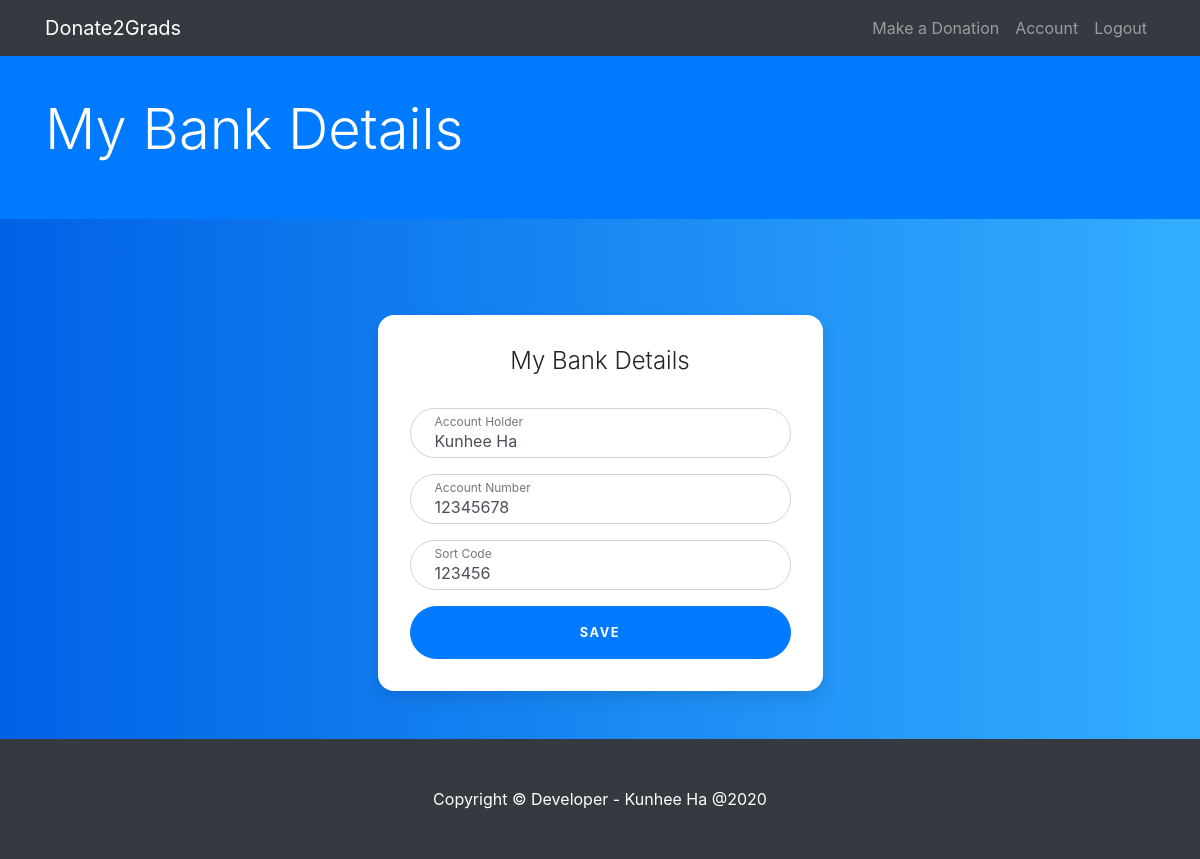
Page /bankdetails (signed in) on the earlier database version.
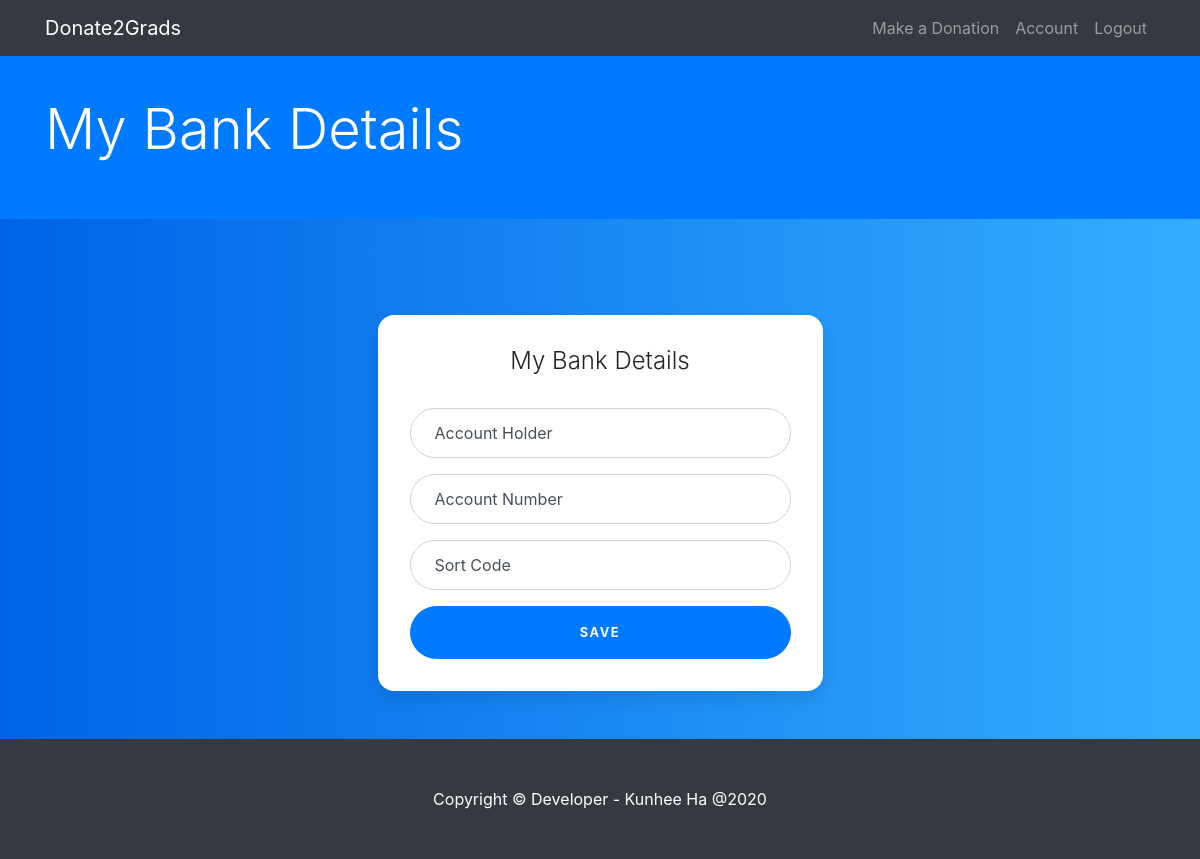
Same page on the later database version.
### donationsite/models.py (models this page shows, shortened)
class Bankdetails(db.Model):
    __tablename__ = 'bankdetails'
    id = db.Column(db.Integer(), primary_key=True)
    account_holder = db.Column(db.String(30), nullable=False)
    account_number = db.Column(db.String(10), unique=True, nullable=False)
    sort_code = db.Column(db.String(10), unique=True, nullable=False)

### donationsite/routes.py (the view)
@app.route('/bankdetails', methods=['GET', 'POST'])
def bankdetails():
    form = BankDetailForm()
    if form.validate_on_submit():
        accountNumber = str(form.account_number.data)
        sortCode = str(form.sortcode.data)
        bank = Bankdetails(account_holder=form.account_holder.data,
                           account_number=accountNumber, sort_code=sortCode)
        db.session.add(bank)
        db.session.commit()
        usrbank = Bankdetails.query.filter_by(
            account_number=accountNumber).first()
        current_user.bank_details = []
        current_user.bank_details.append(usrbank)
        db.session.commit()
        flash('Your bank details have been updated', 'success')
        return redirect(url_for('account'))
    elif request.method == 'GET':
        if current_user.bank_details != []:
            userbank = current_user.bank_details[0]
            form.account_holder.data = userbank.account_holder
            form.account_number.data = userbank.account_number
            form.sortcode.data = userbank.sort_code
    return render_template('bankdetails.html', form=form)

### donationsite/forms.py
class BankDetailForm(FlaskForm):
    account_holder = StringField('Account Holder', validators=[
                                 DataRequired(), Length(min=2, max=30)])
    account_number = IntegerField('Account Number', validators=[
        DataRequired()])
    sortcode = IntegerField('Sort Code', validators=[
        DataRequired()])
    submit = SubmitField('Save')

### donationsite/models.py (called while the page is built)
@login_manager.user_loader
def load_user(user_id):
    return User.query.get(int(user_id))

### donationsite/templates/bankdetails.html (shortened to what this page needs)
{% extends 'base.html' %}
{% block head %}
	<link rel="stylesheet" type="text/css" href="{{ url_for('static', filename='css/bankdetails.css') }}">
{% endblock %}
{% block content %}
	<div class="bg-primary py-5 mb-5">
		<div class="container h-100">
			<div class="row h-100 align-items-center">
				<div class="col-lg-12">
					<h2 class="display-4 text-white mt-5 mb-2">My Bank Details</h2>
				</div>
			</div>
		</div>
	</div>
	<div class="container">
		<div class="row">
			<div class="col-sm-9 col-md-7 col-lg-5 mx-auto">
				<div class="card card-signin my-5">
					<div class="card-body">
						<h5 class="card-title text-center">My Bank Details</h5>
						<form class="form-signin" method="POST" action="">
							<div class="form-label-group">
								{% if form.account_holder.errors %}
									{{ form.account_holder(id="inputaccount_holder", class="form-control is-invalid", placeholder="account_holder") }}
									<div class="invalid-feedback">
										{% for error in form.account_holder.errors %}
											<span>{{ error }}</span>
										{% endfor %}
									</div>
								{% else %}
								{{ form.account_holder(id="inputaccount_holder", class="form-control", placeholder="account_holder") }}
								<label for="inputaccount_holder">Account Holder</label>
								{% endif %}
							</div>
							<div class="form-label-group">
								{% if form.account_number.errors %}
									{{ form.account_number(id="inputaccount_number", class="form-control is-invalid", placeholder="account_number") }}
									<div class="invalid-feedback">
										{% for error in form.account_number.errors %}
											<span>{{ error }}</span>
										{% endfor %}
									</div>
								{% else %}
								{{ form.account_number(id="inputaccount_number", class="form-control", placeholder="account_number") }}
								<label for="inputaccount_number">Account Number</label>
								{% endif %}
							</div>
							<div class="form-label-group">
								{% if form.sortcode.errors %}
									{{ form.sortcode(id="inputsortcode", class="form-control is-invalid", placeholder="sortcode") }}
									<div class="invalid-feedback">
										{% for error in form.sortcode.errors %}
											<span>{{ error }}</span>
										{% endfor %}
									</div>
								{% else %}
								{{ form.sortcode(id="inputsortcode", class="form-control", placeholder="sortcode") }}
								<label for="inputsortcode">Sort Code</label>
								{% endif %}
							</div>
							{{ form.submit(class="btn btn-lg btn-primary btn-block text-uppercase") }}
						</form>
					</div>
				</div>
			</div>
		</div>
	</div>
{% endblock %}

Differences in the rows shown:
removed Bankdetails: account_holder "Kunhee Ha", account_number "12345678"
Other differences:
form field sortcode: "123456" → (not shown)
